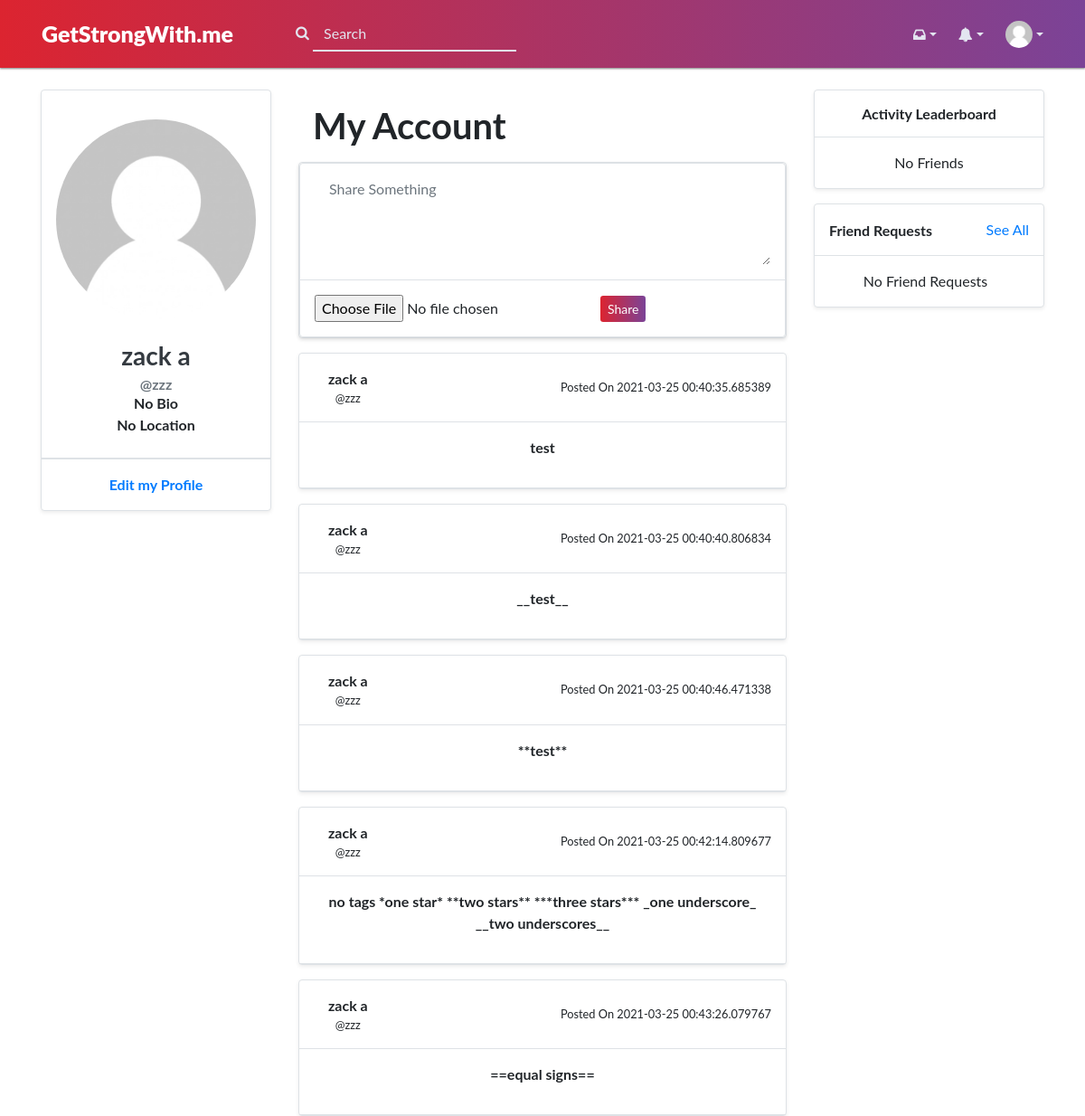
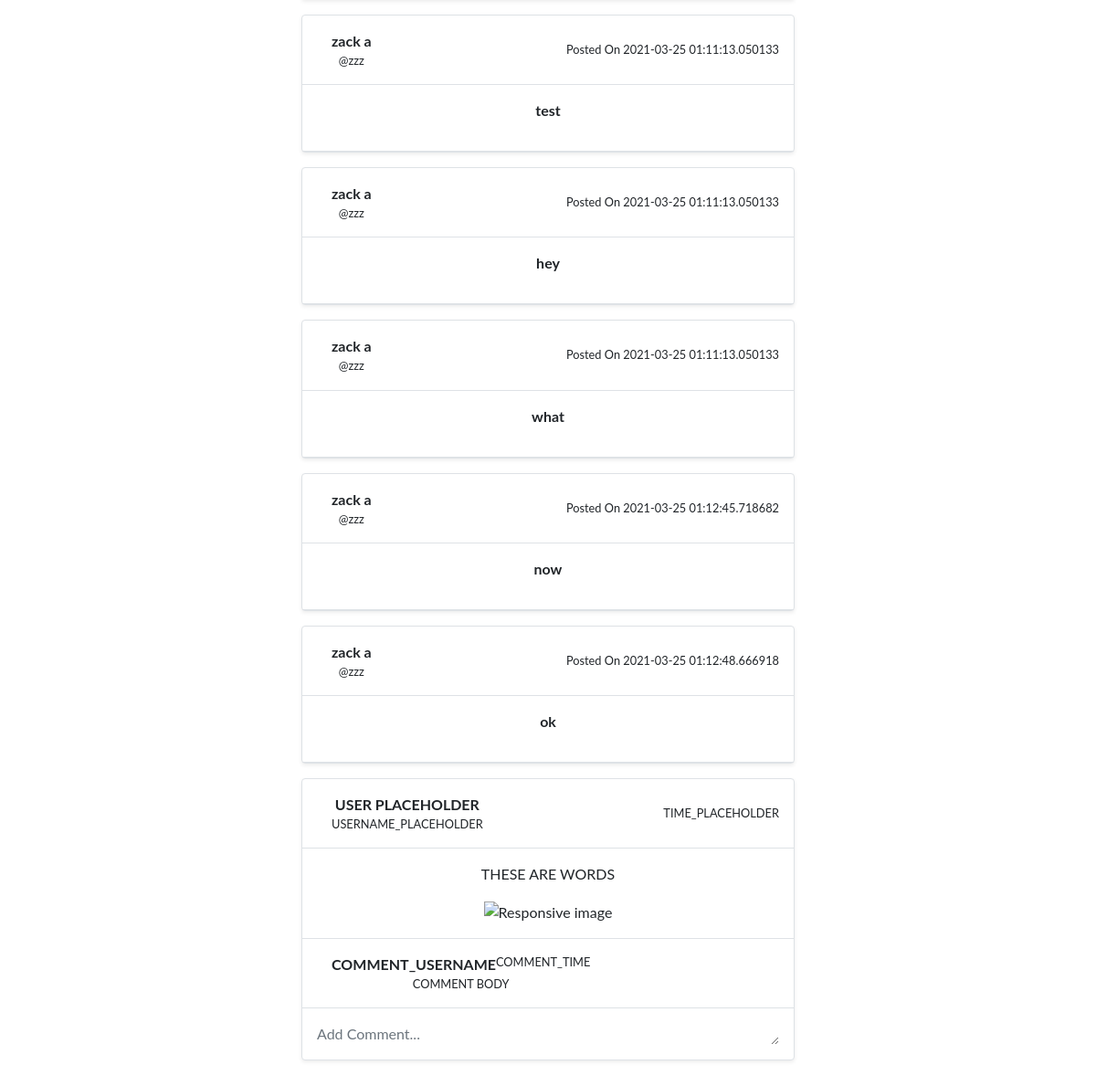
Screenshot of /my-account (signed in) with the database file from the repository (2 pictures, top to bottom).
### main.py (models this page shows, shortened)
class User(db.Model, UserMixin):
    __tablename__ = "Login"
    id = db.Column(db.Integer, primary_key=True)
    username = db.Column(db.String, unique=True)
    firstName = db.Column(db.String)
    lastName = db.Column(db.String)
    email = db.Column(db.String)
    password = db.Column(db.String)
    bday = db.Column(db.String)
    gender = db.Column(db.String)
    about_me = db.Column(db.String(140), default="No Bio")
    location = db.Column(db.String, default="No Location")
    profile_pic = db.Column(db.String, default="/static/images/user-account-pictures/no-user.jpg")
    friend_array = db.Column(db.String)
    isPrivate = db.Column(db.Integer, default = 0)

class posts(db.Model):
    __tablename__ = "Post"
    id = db.Column(db.Integer, primary_key = True)
    title = db.Column(db.String(100), nullable = True)
    author = db.Column(db.String)
    username = db.Column(db.String)
    content = db.Column(db.Text)
    date = db.Column(db.DateTime, default=datetime.utcnow)
    postdate =  db.Column(db.Text)

### main.py (the view)
@app.route("/my-account", methods=["GET", "POST"])
@login_required
def profile():
    userPosts = posts.query.filter_by(username = current_user.username).all()
    return render_template("my-account.html", User=User(), posts=userPosts)

### main.py (called while the page is built)
@lm.user_loader
def load_user(user_id):
    if user_id is not None:
        return User.query.get(user_id)
    return None

### templates/my-account.html (shortened to what this page needs)
{% extends "base.html" %}
{% block head %}
<link rel="stylesheet" href="https://cdnjs.cloudflare.com/ajax/libs/font-awesome/4.7.0/css/font-awesome.css">
{% endblock %}
{% block body %}
{% include "includes/nav.html" %}
<div class="py-4">
   <div class="container">
      <div class="row">
         <main class="col col-xl-6 order-xl-2 col-lg-12 order-lg-1 col-md-12 col-sm-12 col-12">
            <h1 class="pl-3 pt-3 pr-3 mb-0 pb-3 font-weight-bold text-left">My Account</h1>
            <div class="box shadow-sm border rounded bg-white mb-3 share-post">
        <form method="post" action="/home/new" enctype="multipart/form-data">
          <div class="box shadow-sm border rounded bg-white">
            <div class="tab-pane fade show active" id="home" role="tabpanel" aria-labelledby="home-tab">
            <div class="p-3 d-flex align-items-center w-100" href="#">
            <div class="w-100">
            <textarea placeholder="Share Something" type="text" class="form-control border-0 p-0 shadow-none" rows="4" name="content"></textarea>
            </div>
            </div>
            </div>
            <div class="border-top p-3 d-flex align-items-center">
            <div class="choose_file">
                <input name="media" type="file" >
              </div>
            <div class="flex-shrink-1">
            <button class="btn btn-primary btn-sm btn btn-success" type="submit" name="post">Share</button>
            </div>
            </div>
            </div>
          </form>
            </div>
            {% for post in posts %}
            <div class="box mb-3 shadow-sm border rounded bg-white">
               <div class="p-3 d-flex align-items-center border-bottom">
                  <div class="font-weight-bold">
                     <div class="text-truncate">{{post.author}}</div>
                     <div class="small text-gray-500">@{{post.username}}</div>
                  </div>
                  <span class="ml-auto small">Posted On {{post.date}}</span>
               </div>
               <div class="p-3 border-bottom">
                {% if "media" in post.content %}
                {% set media1 = post.content.split(',') %}
                {% if media1[2] %}
                <p>
                  <embed src="{{media1[1]}}" width="100%" height="100%"><br>
                  <b>{{media1[2]}}</b></p>
                  {% else %}
                <p><embed src="{{media1[1]}}" width="100%" height="100%"><br></p>
                  {% endif %}
                {% else %}
                  <p>
                    <b>{{post.content}}</b>
                    </p>
                  {% endif %}
                </div>
            </div>
            {% endfor %}
            <div class="box mb-3 shadow-sm border rounded bg-white">
              <div class="p-3 d-flex align-items-center border-bottom">
                 <div class="font-weight-bold">
                    <div class="text-truncate">USER PLACEHOLDER</div>
                    <div class="small text-gray-500">USERNAME_PLACEHOLDER</div>
                 </div>
                 <span class="ml-auto small">TIME_PLACEHOLDER</span>
              </div>
              <div class="p-3 border-bottom post-body">
                 <p>THESE ARE WORDS</p>
                 <img src="img/post1.png" class="img-fluid" alt="Responsive image">
              </div>
              <div class="p-3 d-flex align-items-top border-bottom post-comment">
                 <div class="font-weight-bold">
                    <div class="text-truncate">COMMENT_USERNAME <span class="float-right small">COMMENT_TIME</span></div>
                    <div class="small text-gray-500">COMMENT BODY</div>
                 </div>
              </div>
              <div class="p-3">
                 <textarea placeholder="Add Comment..." class="form-control border-0 p-0 shadow-none" rows="1"></textarea>
              </div>
           </div>
         </main>
         <aside class="col col-xl-3 order-xl-1 col-lg-6 order-lg-2 col-md-6 col-sm-6 col-12">
            <div class="box mb-3 shadow-sm border rounded bg-white profile-box text-center">
               <div class="py-4 px-3 border-bottom">
                  <img src="{{current_user.profile_pic}}" class="img-fluid mt-2 rounded-circle" alt="Responsive image">
                  <h3 class="font-weight-bold text-dark mb-1 mt-4">{{current_user.firstName}} {{current_user.lastName}}</h3>
                  <h6 class="mb-0 font-weight-bold text-muted">@{{current_user.username}}</h6>
                  <p class="mb-0 font-weight-bold">{{current_user.about_me}}</p>
                  <p class="mb-0 font-weight-bold">{{current_user.location}}</p>
               </div>
               <div class="overflow-hidden border-top">
                  <a class="font-weight-bold p-3 d-block" data-toggle="modal" data-target="#editProfile" href="/my-account"> Edit my Profile </a>
               </div>
            </div>
         </aside>
         <aside class="col col-xl-3 order-xl-3 col-lg-6 order-lg-3 col-md-6 col-sm-6 col-12">
            <div class="box shadow-sm border rounded bg-white mb-3">
               <div class="border-bottom p-3">
                  <h6 class="font-weight-bold m-0">Activity Leaderboard</h6>
               </div>
               <div class="box-body p-3">
                  {% for user in friends %}
  {% set users = User.query.filter_by(username=user).first() %}
  {% if (users != '') and (users != None) %}
                  <div class="d-flex align-items-center post-header mb-3 people-list">
                     <div class="dropdown-list-image mr-3">
                        <img class="rounded-circle" src="img/p8.png" alt="">
                        <div class="status-indicator bg-success"></div>
                     </div>
                     <div class="font-weight-bold mr-2">
                        <div class="text-truncate">{{ users.firstName }} {{ users.lastName }}</div>
                        <div class="small text-gray-500">0 Calories</div>
                     </div>
                     <span class="ml-auto"><button type="button" class="btn btn-light btn-sm"><i class="feather-user-plus"></i></button>
                     </span>
                  </div>
                  {% endif %}
{% else %}
<div class="text-truncate">No Friends</div>
{% endfor %}
               </div>
            </div>
            <div class="box shadow-sm border rounded bg-white mb-3">
               <div class="border-bottom p-3 d-flex align-items-center">
                  <div class="mr-1 overflow-hidden">
                  <h6 class="font-weight-bold m-0">Friend Requests</h6>
                  </div>
                  <a class="ml-auto" href="#">See All </a>
               </div>
               <div class="box-body p-3">
                <div class="mr-2">
                {% for req in r %}
                  {%set name=User.query.filter_by(username=req.user_from).first().firstname +" "+User.query.filter_by(username=req.user_from).first().lastname%}
                  <div class="text-truncate">{{name}}</div>
                  <div class="small text-gray-500">placeholder</div>
                  <form action="/accept/{{req.id}}" method="POST">
                    <small><button type="Submit" value="Accept" name="acccept" class="btn btn-success btn-sm float-left col-sm-6" style="text-align: center;">Accept </button></small></form>
                    <form action="/reject/{{req.id}}" method="POST"><input type="Submit" value="Reject" name="reject" class="btn btn-danger btn-sm float-right col-sm-6"></form>
                    {% else %}
                    <div class="text-truncate">No Friend Requests</div>
          {% endfor %}
        </div>
               </div>
            </div>
         </aside>
      </div>
   </div>
</div>
{% endblock %}

### templates/includes/nav.html (shortened to what this page needs)
<nav class="navbar navbar-expand navbar-dark bg-dark nav-top p-0">
    <div class="container">
       <a class="navbar-brand mr-2" href="/">GetStrongWith.me
       </a>
       <form class="d-none d-sm-inline-block form-inline mr-auto my-2 my-md-0 mw-100 navbar-search" action='/search' method="POST">
          <div class="navtop search"><i class="fa fa-search"></i>
             <input type="search" class="form-control shadow-none" placeholder="Search" aria-label="Search" name="search" aria-describedby="basic-addon2">
          </div>
       </form>
       <ul class="navbar-nav ml-auto d-flex align-items-center">
          <li class="nav-item dropdown no-arrow mx-1 list-dropdown">
             <a class="nav-link dropdown-toggle" href="#" role="button" data-toggle="dropdown" aria-haspopup="true" aria-expanded="false">
             <i class="fa fa-inbox"></i>
             </a>
          </li>
          <li class="nav-item dropdown no-arrow mx-1 list-dropdown">
             <a class="nav-link dropdown-toggle" href="#" role="button" data-toggle="dropdown" aria-haspopup="true" aria-expanded="false">
             <i class="fa fa-bell"></i>
             </a>
          </li>
          <li class="nav-item dropdown no-arrow ml-1 profile-dropdown">
             <a class="nav-link dropdown-toggle pr-0" href="#" role="button" data-toggle="dropdown" aria-haspopup="true" aria-expanded="false">
             <img class="img-profile rounded-circle" src="{{current_user.profile_pic}}">
             </a>
          </li>
       </ul>
    </div>
  </nav>

### static/css/styles.css (style rules this page uses)
body { text-align: center; width: 100%; margin: 0 auto; padding: 0px; font-family: "lucida grande", tahoma, verdana, arial, sans-serif; background: #fff; }
.navbar { width: 100%; margin: 0px auto; padding: 0px; height: 75px; background: #7b4397; background: -webkit-linear-gradient(to right, #dc2430, #7b4397); background: linear-gradient(to right, #dc2430, #7b4397); box-shadow: 0 1px 2px rgb(0 0 0 / 50%); }
.navbar-brand { color: #fff; text-decoration: none; font-weight: 900; font-size: 25px; padding-right: 61px; }
.navbar li { list-style-type: none; float: left; text-align: left; color: white; }
.navbar a { text-decoration: none; }
.navbar-dark .navbar-nav .nav-link { color: #e3e6f0; }
.nav-top .container { padding: 0 16px; }
.nav-top .img-profile { width: 30px; height: 30px; }
.nav-top .list-dropdown .nav-link i { font-size: 16px; }
.nav-top .nav-link { position: relative; height: 55px; display: flex; align-items: center; }
.nav-top .navbar-search .form-control { background-color: transparent; border: 0px; border-bottom: 2px solid #e3e6f0; border-top: 0px; border-radius: 0; }
.nav-top .fa { color: #e3e5f0; }
.nav-top .search { color: #e3e6f0; }
.nav-top .form-control::placeholder { color: #e3e6f0; }
.nav-top form { float: right; }
.img-profile { width: 30px; height: 30px; }
.btn-success { background: #7b4397; background: -webkit-linear-gradient(to right, #dc2430, #7b4397); background: linear-gradient(to right, #dc2430, #7b4397); border: none; }

### templates/base.html (style rules this page uses)
body { font-family: "Lato", sans-serif; }

### rows the page displays
User: profile_pic (placeholder picture), firstName "zack", username "zzz", about_me "No Bio", location "No Location"
posts: author "zack a", username "zzz", date "2021-03-25 00:40:35.685389", content "test"
posts: author "zack a", username "zzz", date "2021-03-25 00:40:40.806834", content "__test__"
posts: author "zack a", username "zzz", date "2021-03-25 00:40:46.471338", content "**test**"
posts: author "zack a", username "zzz", date "2021-03-25 00:42:14.809677", content "no tags *one star* **two stars** ***three stars*** _one underscore_ __two underscores__"
posts: author "zack a", username "zzz", date "2021-03-25 00:43:26.079767", content "==equal signs=="
posts: author "zack a", username "zzz", date "2021-03-25 01:11:13.050133", content "test"
posts: author "zack a", username "zzz", date "2021-03-25 01:11:13.050133", content "hey"
posts: author "zack a", username "zzz", date "2021-03-25 01:11:13.050133", content "what"
posts: author "zack a", username "zzz", date "2021-03-25 01:12:45.718682", content "now"
posts: author "zack a", username "zzz", date "2021-03-25 01:12:48.666918", content "ok"

### other values shown
{{ current_user.lastName }} "a"
